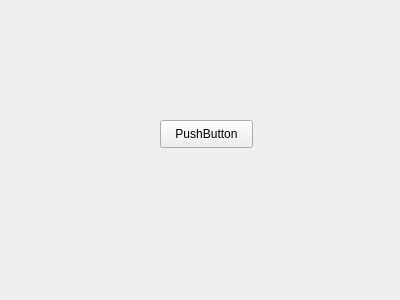
<?xml version="1.0" encoding="UTF-8"?>
<ui version="4.0">
 <class>Form</class>
 <widget class="QWidget" name="Form">
  <property name="geometry">
   <rect>
    <x>0</x>
    <y>0</y>
    <width>400</width>
    <height>300</height>
   </rect>
  </property>
  <property name="windowTitle">
   <string>Form</string>
  </property>
  <property name="styleSheet">
   <string notr="true"/>
  </property>
  <widget class="QPushButton" name="pushButton">
   <property name="geometry">
    <rect>
     <x>160</x>
     <y>120</y>
     <width>93</width>
     <height>28</height>
    </rect>
   </property>
   <property name="text">
    <string>PushButton</string>
   </property>
  </widget>
 </widget>
 <resources/>
 <connections/>
</ui>
